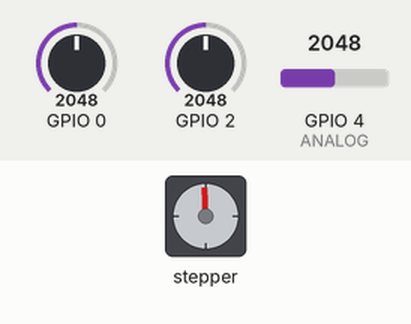
Simulated run of this sketch. Board: ESP32. Parts: stepper motor. The test bench sets the inputs (shaded band); at power-on: GPIO 4 (ANALOG) = 2048, GPIO 0 = 2048, GPIO 2 = 2048. Stepper angles assume 200 steps per turn; what the sketch prints to the serial monitor is not drawn.

Above: at 1.2 s.
1.3 s: GPIO 4 (ANALOG) set to 0
At 1.3 s:
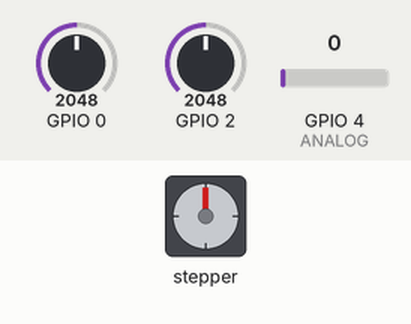
4.3 s: GPIO 4 (ANALOG) set to 2040
At 5.86 s:
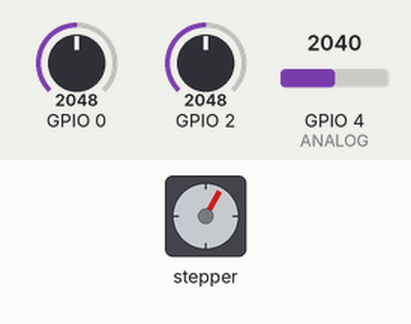
7.3 s: GPIO 4 (ANALOG) set to 960
At 8.88 s:
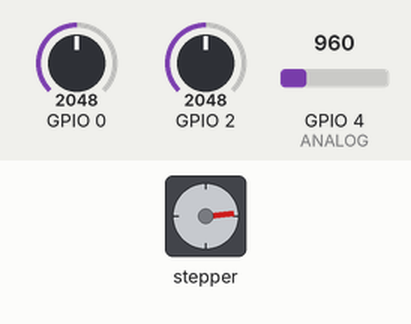
10.3 s: GPIO 4 (ANALOG) set to 1228
At 11.78 s:
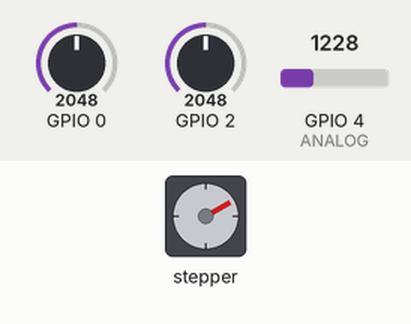
13.3 s: GPIO 4 (ANALOG) set to 491
16.3 s: GPIO 0 set to 960
Timing chart, 0 to 20.3 s (numbered marks = the images above; inputs shaded):
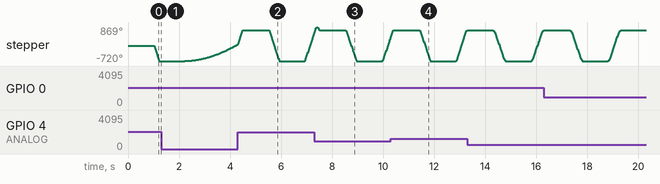

The sketch:

AMP_test.ino
```cpp
#include <ESP_FlexyStepper.h>

#define PULSE_1 23
#define DIRECTION_1 22
#define ANALOG 4
#define CORE 1

const float stepPerRevolution = 200; //according to the 1.80 degree step angle from data sheet
const int maxRPM = 2000; //set by library as max speed
const int maxACC = 1000;
const int maxAnalog = 2048*2;
const int REVOLUTIONS = 2;

int RPM = maxRPM;
int target = REVOLUTIONS;
int direction = 1;
double timer = millis();

int ACC;

ESP_FlexyStepper stepper_1;

void setup() {
  Serial.begin(115200);
  stepper_1.connectToPins(PULSE_1, DIRECTION_1);
  stepper_1.setStepsPerRevolution(stepPerRevolution);
  stepper_1.setSpeedInRevolutionsPerSecond(RPM);
  stepper_1.setTargetPositionToStop();
  stepper_1.startAsService(CORE);
}

void loop() {
  ACC = (analogRead(ANALOG)*maxACC/maxAnalog) + 1;
  stepper_1.setAccelerationInRevolutionsPerSecondPerSecond(ACC);
  stepper_1.setDecelerationInRevolutionsPerSecondPerSecond(ACC);
  Serial.print(analogRead(0));
  Serial.print(" ");
  Serial.println(analogRead(2));
  if (stepper_1.getDistanceToTargetSigned() == 0 && direction*target > 0) {
    direction *= -1;
    timer = millis() + 1000;
  }
  if (millis() > timer && direction*target < 0) {
    target =  direction*REVOLUTIONS;
    stepper_1.setTargetPositionInRevolutions(target);
    timer = millis() + 1000;
  }
}
```
